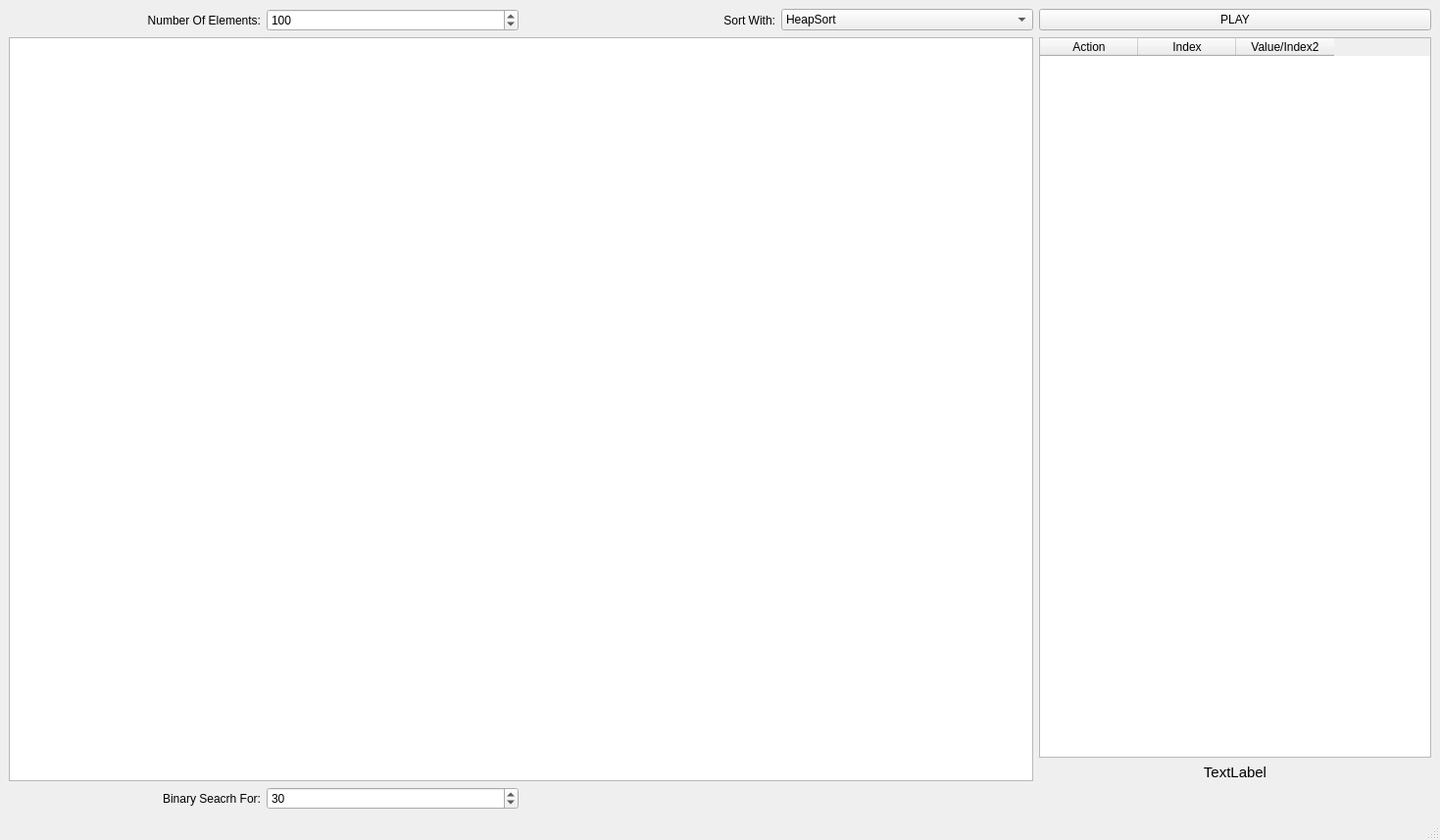
<?xml version="1.0" encoding="UTF-8"?>
<ui version="4.0">
 <class>MainWindow</class>
 <widget class="QMainWindow" name="MainWindow">
  <property name="geometry">
   <rect>
    <x>0</x>
    <y>0</y>
    <width>1469</width>
    <height>857</height>
   </rect>
  </property>
  <property name="windowTitle">
   <string>MainWindow</string>
  </property>
  <widget class="QWidget" name="centralwidget">
   <layout class="QGridLayout" name="gridLayout">
    <item row="0" column="1">
     <widget class="QSpinBox" name="inputCount">
      <property name="minimum">
       <number>4</number>
      </property>
      <property name="maximum">
       <number>256</number>
      </property>
      <property name="value">
       <number>100</number>
      </property>
     </widget>
    </item>
    <item row="1" column="4">
     <widget class="QTableWidget" name="tableWidget">
      <property name="minimumSize">
       <size>
        <width>400</width>
        <height>0</height>
       </size>
      </property>
      <property name="editTriggers">
       <set>QAbstractItemView::NoEditTriggers</set>
      </property>
      <property name="selectionMode">
       <enum>QAbstractItemView::SingleSelection</enum>
      </property>
      <property name="selectionBehavior">
       <enum>QAbstractItemView::SelectRows</enum>
      </property>
      <column>
       <property name="text">
        <string>Action</string>
       </property>
      </column>
      <column>
       <property name="text">
        <string>Index</string>
       </property>
      </column>
      <column>
       <property name="text">
        <string>Value/Index2</string>
       </property>
      </column>
     </widget>
    </item>
    <item row="0" column="3">
     <widget class="QComboBox" name="sortSelect">
      <item>
       <property name="text">
        <string>HeapSort</string>
       </property>
      </item>
      <item>
       <property name="text">
        <string>QuickSort</string>
       </property>
      </item>
      <item>
       <property name="text">
        <string>MergeSort</string>
       </property>
      </item>
     </widget>
    </item>
    <item row="2" column="4">
     <widget class="QLabel" name="statsLabel">
      <property name="font">
       <font>
        <pointsize>11</pointsize>
       </font>
      </property>
      <property name="text">
       <string>TextLabel</string>
      </property>
      <property name="alignment">
       <set>Qt::AlignCenter</set>
      </property>
     </widget>
    </item>
    <item row="0" column="4">
     <widget class="QPushButton" name="playBtn">
      <property name="text">
       <string>PLAY</string>
      </property>
     </widget>
    </item>
    <item row="0" column="2">
     <widget class="QLabel" name="label_2">
      <property name="text">
       <string>Sort With:</string>
      </property>
      <property name="alignment">
       <set>Qt::AlignRight|Qt::AlignTrailing|Qt::AlignVCenter</set>
      </property>
     </widget>
    </item>
    <item row="1" column="0" rowspan="2" colspan="4">
     <widget class="QGraphicsView" name="graphicsView">
      <property name="sizePolicy">
       <sizepolicy hsizetype="Expanding" vsizetype="Expanding">
        <horstretch>1</horstretch>
        <verstretch>0</verstretch>
       </sizepolicy>
      </property>
      <property name="minimumSize">
       <size>
        <width>0</width>
        <height>0</height>
       </size>
      </property>
     </widget>
    </item>
    <item row="0" column="0">
     <widget class="QLabel" name="label">
      <property name="text">
       <string>Number Of Elements:</string>
      </property>
      <property name="alignment">
       <set>Qt::AlignRight|Qt::AlignTrailing|Qt::AlignVCenter</set>
      </property>
     </widget>
    </item>
    <item row="3" column="0">
     <widget class="QLabel" name="label_3">
      <property name="text">
       <string>Binary Seacrh For:</string>
      </property>
      <property name="alignment">
       <set>Qt::AlignRight|Qt::AlignTrailing|Qt::AlignVCenter</set>
      </property>
     </widget>
    </item>
    <item row="3" column="1">
     <widget class="QSpinBox" name="findBox">
      <property name="minimum">
       <number>16</number>
      </property>
      <property name="maximum">
       <number>512</number>
      </property>
      <property name="value">
       <number>30</number>
      </property>
     </widget>
    </item>
   </layout>
  </widget>
  <widget class="QMenuBar" name="menubar">
   <property name="geometry">
    <rect>
     <x>0</x>
     <y>0</y>
     <width>1469</width>
     <height>22</height>
    </rect>
   </property>
  </widget>
  <widget class="QStatusBar" name="statusbar"/>
 </widget>
 <resources/>
 <connections/>
</ui>
